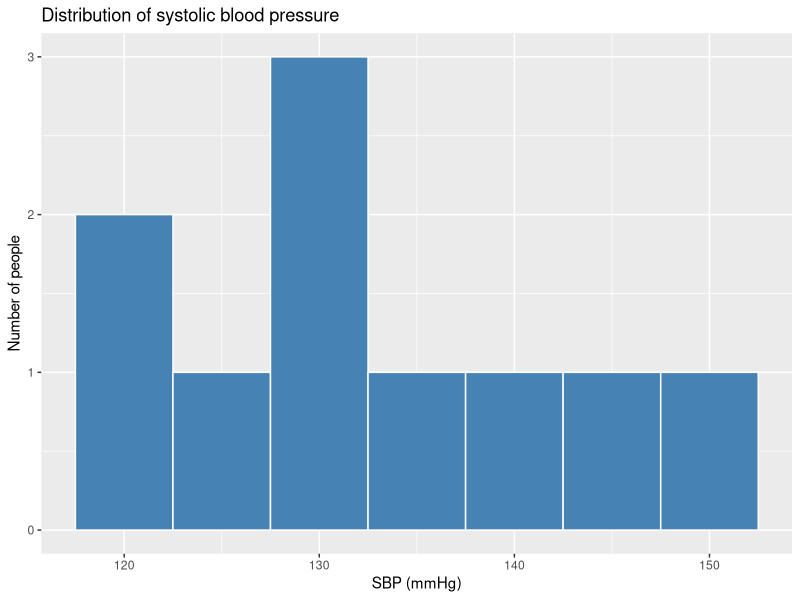
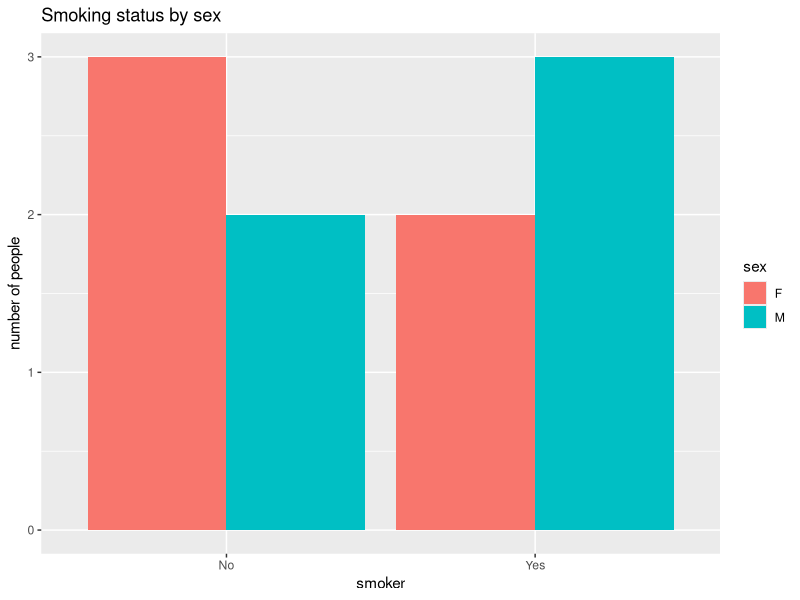
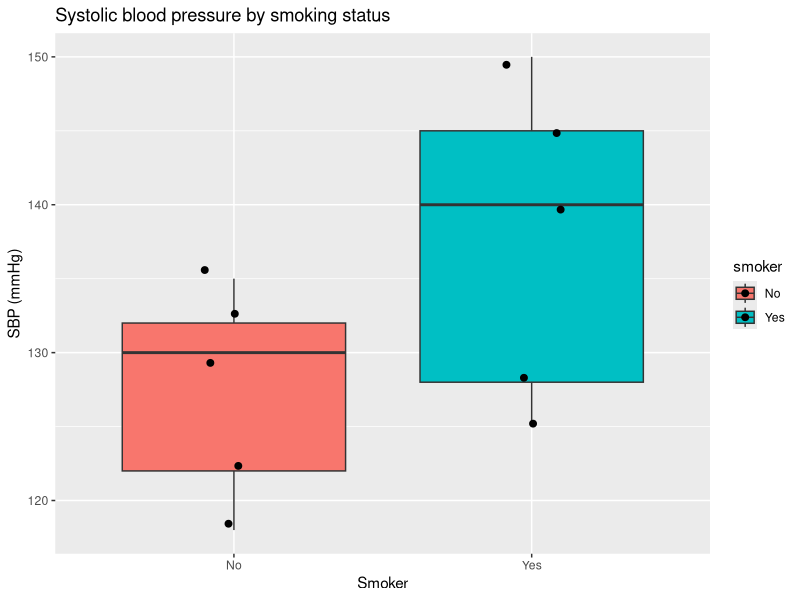
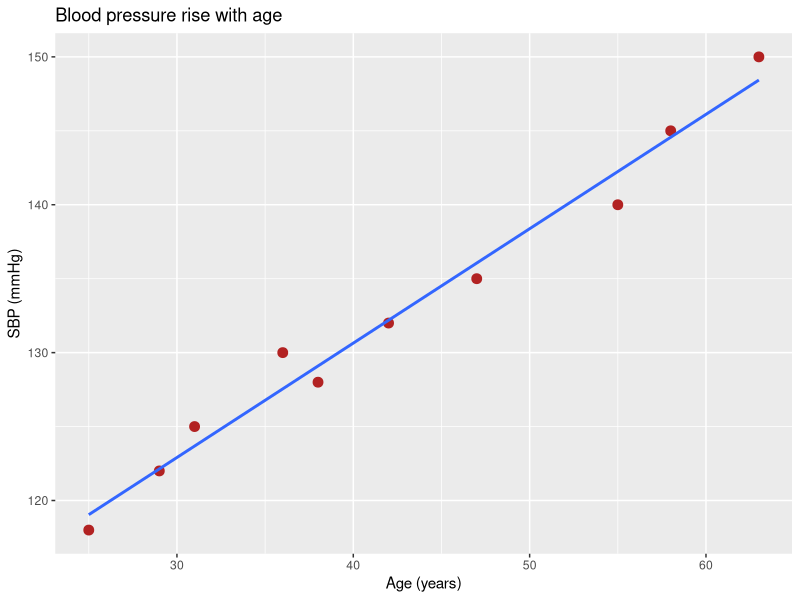
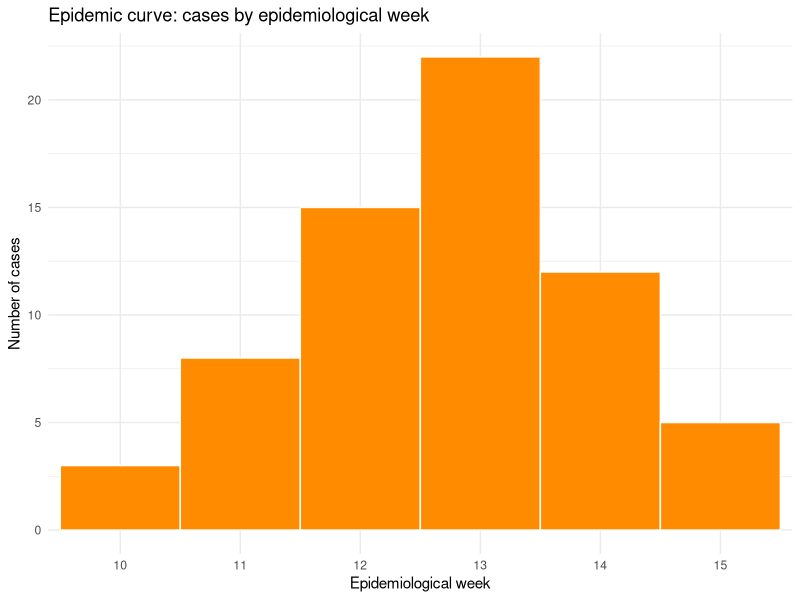
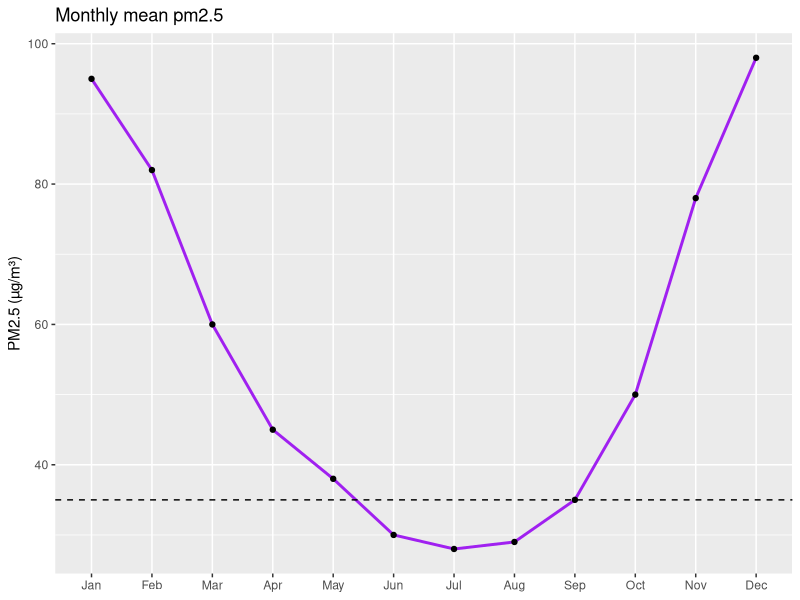

The R script that drew these images, in order:
# install packages if not yet done
# install.packages("tidyverse")
library(tidyverse)

# 8.1 define practice dataset
bp <- tibble(
  id     = 1:10,
  age    = c(25, 31, 42, 55, 38, 63, 29, 47, 58, 36),
  sex    = c("F", "M", "F", "M", "F", "M", "F", "M", "F", "M"),
  smoker = c("No", "Yes", "No", "Yes", "Yes", "Yes", "No", "No", "Yes", "No"),
  sbp    = c(118, 125, 132, 140, 128, 150, 122, 135, 145, 130)
)
bp

# 8.2 histogram 
ggplot(bp, aes(x = sbp)) +
  geom_histogram(
    binwidth = 5, 
    fill = "steelblue", 
    color = "white"
    ) + 
  labs(title = "Distribution of systolic blood pressure", 
       x = "SBP (mmHg)", 
       y = "Number of people"
       )

# 8.3 bar chart 
ggplot(bp, aes(x = smoker, fill = sex)) + 
  geom_bar(
    position = "dodge",
    ) +
  labs(
    title = "Smoking status by sex", 
    x = "smoker", 
    y = "number of people"
    )

# 8.4 box plot
ggplot(bp, aes(x = smoker, y = sbp, fill = smoker)) +
  geom_boxplot(
    show.legend = TRUE
  ) + 
  geom_jitter(
    width = 0.1, size = 2
  ) +
  labs(
    x = "Smoker",
    y = "SBP (mmHg)",
    title = "Systolic blood pressure by smoking status"
  )

# 8.5 Scatter plot 
ggplot(
  bp, 
  aes(x=age, y=sbp)
  ) + 
  geom_point(
    size = 3, 
    colour = "firebrick",
  ) + 
  geom_smooth(
    method = "lm",
    se = FALSE
  ) + 
  labs(
    title = "Blood pressure rise with age",
    x = "Age (years)",
    y = "SBP (mmHg)"
  )

# 8.6 epidemic curve
epi <- tibble(
  epiweek = 10:15,
  cases   = c(3, 8, 15, 22, 12, 5)
)
epi

sum(epi$cases)

ggplot(
  epi, aes(x=factor(epiweek), y=cases)
  ) + 
  geom_col(
    width = 1, 
    fill = "darkorange", 
    colour = "white"
  ) + 
  labs(
    title = "Epidemic curve: cases by epidemiological week",
    x = "Epidemiological week",
    y = "Number of cases"
  ) + 
  theme_minimal()

# 8.7 Line chart
monthly <- tibble(
  month   = factor(month.abb, levels = month.abb),
  pm2     = c(95, 82, 60, 45, 38, 30, 28, 29, 35, 50, 78, 98)
)

ggplot(monthly, aes(x = month, y = pm2, group = 1)) + 
  geom_line(linewidth = 1, colour = "purple") +
  geom_point() +
  geom_hline(yintercept = 35, linetype = "dashed") + 
  labs(
    title = "Monthly mean pm2.5",
    x= NULL,
    y= "PM2.5 (µg/m³)"
  )
